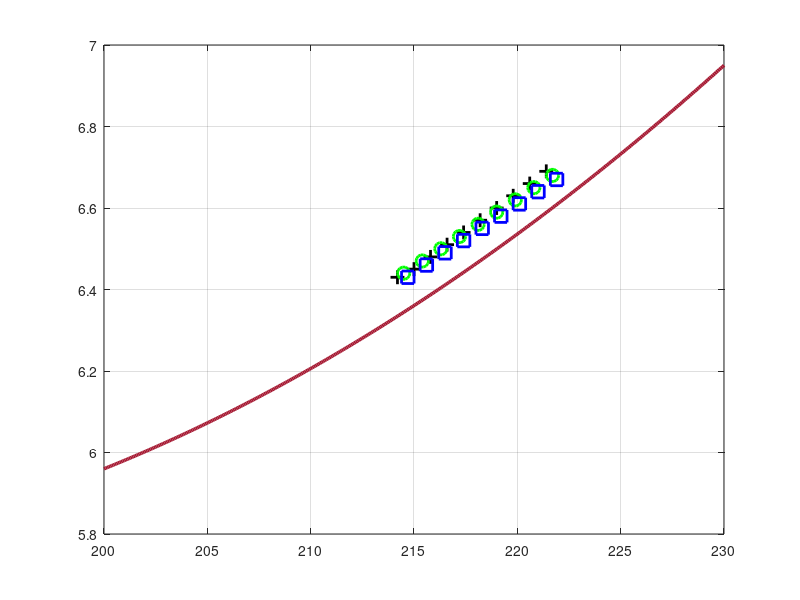

Recreate this plot in MATLAB. (Note: this script raises an error after producing the figure.)
clear; clc; close all;

% Approximate curve data from the figure
Omega = linspace(200, 230, 400);
wc = 5.96 + 0.0204*(Omega - 200) + 0.00042*(Omega - 200).^2;

% Approximate scatter data
Omega_black = [214.2 215.0 215.8 216.6 217.4 218.2 219.0 219.8 220.6 221.4];
wc_black    = [6.43  6.45  6.48  6.51  6.54  6.57  6.60  6.63  6.66  6.69];

Omega_green = [214.5 215.4 216.3 217.2 218.1 219.0 219.9 220.8 221.7];
wc_green    = [6.44  6.47  6.50  6.53  6.56  6.59  6.62  6.65  6.68];

Omega_blue  = [214.7 215.6 216.5 217.4 218.3 219.2 220.1 221.0 221.9];
wc_blue     = [6.43  6.46  6.49  6.52  6.55  6.58  6.61  6.64  6.67];

% Time test points
Omega_red   = 215.2; wc_red   = 6.50;
Omega_cyan  = 220; wc_cyan  = 6.69;

figure('Color','w');
hold on; box on; grid on;

% Plot and save handles
h1 = plot(Omega, wc, 'Color', [0.65 0.1 0.2], 'LineWidth', 2.5);
h2 = plot(Omega_black, wc_black, 'k+', 'MarkerSize', 10, 'LineWidth', 2);
h3 = plot(Omega_green, wc_green, 'go', 'MarkerSize', 9, 'LineWidth', 2);
h4 = plot(Omega_blue,  wc_blue,  'bs', 'MarkerSize', 9, 'LineWidth', 2);
h5 = xline(210, '--', 'Color', [0.95 0.35 0.35], 'LineWidth', 2.5);
h6 = plot(Omega_red,  wc_red,  'r*', 'MarkerSize', 12, 'LineWidth', 2);
h7 = plot(Omega_cyan, wc_cyan, 'g*', 'MarkerSize', 12, 'LineWidth', 2);

% Axes formatting
xlim([200 230]);
ylim([5.5 7.5]);
xlabel('\Omega [rpm]', 'FontSize', 16, 'Interpreter', 'tex');
ylabel('\omega, \omega_c [rad/s]', 'FontSize', 16, 'Interpreter', 'tex');

set(gca, 'FontSize', 14, 'LineWidth', 1.0, 'TickDir', 'in');
xticks(200:10:230);
yticks(5.5:0.5:7.5);

% Correct legend: use handles in desired order
legend([h1 h2 h3 h4 h5 h6 h7], ...
       {'Unstable mode 5', ...
        '\omega_c, \delta = 0.05', ...
        '\omega_c, \delta = 0.1', ...
        '\omega_c, \delta = 0.15', ...
        'Left instability bound', ...
        'Time test \omega_c', ...
        'Time test \omega_c'}, ...
       'Location', 'eastoutside', ...
       'FontSize', 12);

% Plot area similar to screenshot
set(gca, 'Position', [0.12 0.12 0.56 0.74]);
